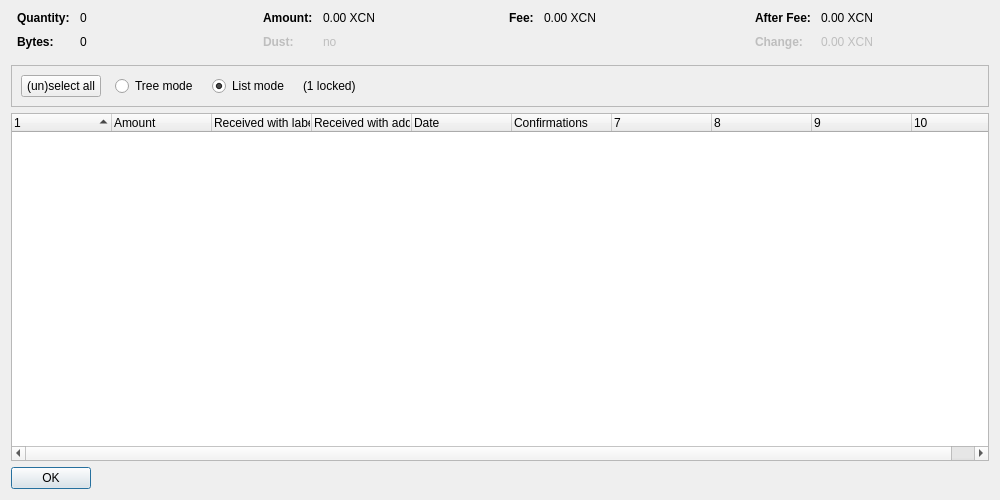
<?xml version="1.0" encoding="UTF-8"?>
<ui version="4.0">
 <class>CoinControlDialog</class>
 <widget class="QDialog" name="CoinControlDialog">
  <property name="geometry">
   <rect>
    <x>0</x>
    <y>0</y>
    <width>1000</width>
    <height>500</height>
   </rect>
  </property>
  <property name="windowTitle">
   <string>Coin Selection</string>
  </property>
  <layout class="QVBoxLayout" name="verticalLayout">
   <item>
    <layout class="QHBoxLayout" name="horizontalLayoutTop" stretch="0,0,0,0">
     <property name="topMargin">
      <number>0</number>
     </property>
     <property name="bottomMargin">
      <number>10</number>
     </property>
     <item>
      <layout class="QFormLayout" name="formLayoutCoinControl1">
       <property name="horizontalSpacing">
        <number>10</number>
       </property>
       <property name="verticalSpacing">
        <number>10</number>
       </property>
       <property name="leftMargin">
        <number>6</number>
       </property>
       <property name="rightMargin">
        <number>6</number>
       </property>
       <item row="0" column="0">
        <widget class="QLabel" name="labelCoinControlQuantityText">
         <property name="font">
          <font>
           <weight>75</weight>
           <bold>true</bold>
          </font>
         </property>
         <property name="text">
          <string>Quantity:</string>
         </property>
        </widget>
       </item>
       <item row="0" column="1">
        <widget class="QLabel" name="labelCoinControlQuantity">
         <property name="cursor">
          <cursorShape>IBeamCursor</cursorShape>
         </property>
         <property name="contextMenuPolicy">
          <enum>Qt::ActionsContextMenu</enum>
         </property>
         <property name="text">
          <string notr="true">0</string>
         </property>
         <property name="textInteractionFlags">
          <set>Qt::LinksAccessibleByMouse|Qt::TextSelectableByKeyboard|Qt::TextSelectableByMouse</set>
         </property>
        </widget>
       </item>
       <item row="1" column="0">
        <widget class="QLabel" name="labelCoinControlBytesText">
         <property name="font">
          <font>
           <weight>75</weight>
           <bold>true</bold>
          </font>
         </property>
         <property name="text">
          <string>Bytes:</string>
         </property>
        </widget>
       </item>
       <item row="1" column="1">
        <widget class="QLabel" name="labelCoinControlBytes">
         <property name="cursor">
          <cursorShape>IBeamCursor</cursorShape>
         </property>
         <property name="contextMenuPolicy">
          <enum>Qt::ActionsContextMenu</enum>
         </property>
         <property name="text">
          <string notr="true">0</string>
         </property>
         <property name="textInteractionFlags">
          <set>Qt::LinksAccessibleByMouse|Qt::TextSelectableByKeyboard|Qt::TextSelectableByMouse</set>
         </property>
        </widget>
       </item>
      </layout>
     </item>
     <item>
      <layout class="QFormLayout" name="formLayoutCoinControl2">
       <property name="horizontalSpacing">
        <number>10</number>
       </property>
       <property name="verticalSpacing">
        <number>10</number>
       </property>
       <property name="leftMargin">
        <number>6</number>
       </property>
       <property name="rightMargin">
        <number>6</number>
       </property>
       <item row="0" column="0">
        <widget class="QLabel" name="labelCoinControlAmountText">
         <property name="font">
          <font>
           <weight>75</weight>
           <bold>true</bold>
          </font>
         </property>
         <property name="text">
          <string>Amount:</string>
         </property>
        </widget>
       </item>
       <item row="0" column="1">
        <widget class="QLabel" name="labelCoinControlAmount">
         <property name="cursor">
          <cursorShape>IBeamCursor</cursorShape>
         </property>
         <property name="contextMenuPolicy">
          <enum>Qt::ActionsContextMenu</enum>
         </property>
         <property name="text">
          <string notr="true">0.00 XCN</string>
         </property>
         <property name="textInteractionFlags">
          <set>Qt::LinksAccessibleByMouse|Qt::TextSelectableByKeyboard|Qt::TextSelectableByMouse</set>
         </property>
        </widget>
       </item>
       <item row="1" column="0">
        <widget class="QLabel" name="labelCoinControlLowOutputText">
         <property name="enabled">
          <bool>false</bool>
         </property>
         <property name="font">
          <font>
           <weight>75</weight>
           <bold>true</bold>
          </font>
         </property>
         <property name="text">
          <string>Dust:</string>
         </property>
        </widget>
       </item>
       <item row="1" column="1">
        <widget class="QLabel" name="labelCoinControlLowOutput">
         <property name="enabled">
          <bool>false</bool>
         </property>
         <property name="cursor">
          <cursorShape>IBeamCursor</cursorShape>
         </property>
         <property name="contextMenuPolicy">
          <enum>Qt::ActionsContextMenu</enum>
         </property>
         <property name="text">
          <string notr="true">no</string>
         </property>
         <property name="textInteractionFlags">
          <set>Qt::LinksAccessibleByMouse|Qt::TextSelectableByKeyboard|Qt::TextSelectableByMouse</set>
         </property>
        </widget>
       </item>
      </layout>
     </item>
     <item>
      <layout class="QFormLayout" name="formLayoutCoinControl3">
       <property name="horizontalSpacing">
        <number>10</number>
       </property>
       <property name="verticalSpacing">
        <number>10</number>
       </property>
       <property name="leftMargin">
        <number>6</number>
       </property>
       <property name="rightMargin">
        <number>6</number>
       </property>
       <item row="0" column="0">
        <widget class="QLabel" name="labelCoinControlFeeText">
         <property name="font">
          <font>
           <weight>75</weight>
           <bold>true</bold>
          </font>
         </property>
         <property name="text">
          <string>Fee:</string>
         </property>
        </widget>
       </item>
       <item row="0" column="1">
        <widget class="QLabel" name="labelCoinControlFee">
         <property name="cursor">
          <cursorShape>IBeamCursor</cursorShape>
         </property>
         <property name="contextMenuPolicy">
          <enum>Qt::ActionsContextMenu</enum>
         </property>
         <property name="text">
          <string notr="true">0.00 XCN</string>
         </property>
         <property name="textInteractionFlags">
          <set>Qt::LinksAccessibleByMouse|Qt::TextSelectableByKeyboard|Qt::TextSelectableByMouse</set>
         </property>
        </widget>
       </item>
      </layout>
     </item>
     <item>
      <layout class="QFormLayout" name="formLayoutCoinControl4">
       <property name="horizontalSpacing">
        <number>10</number>
       </property>
       <property name="verticalSpacing">
        <number>10</number>
       </property>
       <property name="leftMargin">
        <number>6</number>
       </property>
       <property name="rightMargin">
        <number>6</number>
       </property>
       <item row="0" column="0">
        <widget class="QLabel" name="labelCoinControlAfterFeeText">
         <property name="font">
          <font>
           <weight>75</weight>
           <bold>true</bold>
          </font>
         </property>
         <property name="text">
          <string>After Fee:</string>
         </property>
        </widget>
       </item>
       <item row="0" column="1">
        <widget class="QLabel" name="labelCoinControlAfterFee">
         <property name="cursor">
          <cursorShape>IBeamCursor</cursorShape>
         </property>
         <property name="contextMenuPolicy">
          <enum>Qt::ActionsContextMenu</enum>
         </property>
         <property name="text">
          <string notr="true">0.00 XCN</string>
         </property>
         <property name="textInteractionFlags">
          <set>Qt::LinksAccessibleByMouse|Qt::TextSelectableByKeyboard|Qt::TextSelectableByMouse</set>
         </property>
        </widget>
       </item>
       <item row="1" column="0">
        <widget class="QLabel" name="labelCoinControlChangeText">
         <property name="enabled">
          <bool>false</bool>
         </property>
         <property name="font">
          <font>
           <weight>75</weight>
           <bold>true</bold>
          </font>
         </property>
         <property name="text">
          <string>Change:</string>
         </property>
        </widget>
       </item>
       <item row="1" column="1">
        <widget class="QLabel" name="labelCoinControlChange">
         <property name="enabled">
          <bool>false</bool>
         </property>
         <property name="cursor">
          <cursorShape>IBeamCursor</cursorShape>
         </property>
         <property name="contextMenuPolicy">
          <enum>Qt::ActionsContextMenu</enum>
         </property>
         <property name="text">
          <string notr="true">0.00 XCN</string>
         </property>
         <property name="textInteractionFlags">
          <set>Qt::LinksAccessibleByMouse|Qt::TextSelectableByKeyboard|Qt::TextSelectableByMouse</set>
         </property>
        </widget>
       </item>
      </layout>
     </item>
    </layout>
   </item>
   <item>
    <widget class="QFrame" name="frame">
     <property name="minimumSize">
      <size>
       <width>0</width>
       <height>40</height>
      </size>
     </property>
     <property name="frameShape">
      <enum>QFrame::StyledPanel</enum>
     </property>
     <property name="frameShadow">
      <enum>QFrame::Sunken</enum>
     </property>
     <layout class="QHBoxLayout" name="horizontalLayout">
      <item>
       <layout class="QHBoxLayout" name="horizontalLayoutPanel" stretch="0,0,0,0,0">
        <property name="spacing">
         <number>14</number>
        </property>
        <item>
         <widget class="QPushButton" name="pushButtonSelectAll">
          <property name="sizePolicy">
           <sizepolicy hsizetype="Maximum" vsizetype="Fixed">
            <horstretch>0</horstretch>
            <verstretch>0</verstretch>
           </sizepolicy>
          </property>
          <property name="text">
           <string>(un)select all</string>
          </property>
          <property name="autoDefault">
           <bool>false</bool>
          </property>
         </widget>
        </item>
        <item>
         <widget class="QRadioButton" name="radioTreeMode">
          <property name="sizePolicy">
           <sizepolicy hsizetype="Maximum" vsizetype="Fixed">
            <horstretch>0</horstretch>
            <verstretch>0</verstretch>
           </sizepolicy>
          </property>
          <property name="text">
           <string>Tree mode</string>
          </property>
         </widget>
        </item>
        <item>
         <widget class="QRadioButton" name="radioListMode">
          <property name="sizePolicy">
           <sizepolicy hsizetype="Maximum" vsizetype="Fixed">
            <horstretch>0</horstretch>
            <verstretch>0</verstretch>
           </sizepolicy>
          </property>
          <property name="text">
           <string>List mode</string>
          </property>
          <property name="checked">
           <bool>true</bool>
          </property>
         </widget>
        </item>
        <item>
         <widget class="QLabel" name="labelLocked">
          <property name="text">
           <string notr="true">(1 locked)</string>
          </property>
         </widget>
        </item>
        <item>
         <spacer name="horizontalSpacer">
          <property name="orientation">
           <enum>Qt::Horizontal</enum>
          </property>
          <property name="sizeHint" stdset="0">
           <size>
            <width>40</width>
            <height>20</height>
           </size>
          </property>
         </spacer>
        </item>
       </layout>
      </item>
     </layout>
    </widget>
   </item>
   <item>
    <widget class="CoinControlTreeWidget" name="treeWidget">
     <property name="contextMenuPolicy">
      <enum>Qt::CustomContextMenu</enum>
     </property>
     <property name="sortingEnabled">
      <bool>false</bool>
     </property>
     <property name="columnCount">
      <number>10</number>
     </property>
     <attribute name="headerShowSortIndicator" stdset="0">
      <bool>true</bool>
     </attribute>
     <attribute name="headerStretchLastSection">
      <bool>false</bool>
     </attribute>
     <column>
      <property name="text">
       <string/>
      </property>
     </column>
     <column>
      <property name="text">
       <string>Amount</string>
      </property>
     </column>
     <column>
      <property name="text">
       <string>Received with label</string>
      </property>
     </column>
     <column>
      <property name="text">
       <string>Received with address</string>
      </property>
     </column>
     <column>
      <property name="text">
       <string>Date</string>
      </property>
     </column>
     <column>
      <property name="text">
       <string>Confirmations</string>
      </property>
      <property name="toolTip">
       <string>Confirmed</string>
      </property>
     </column>
     <column>
      <property name="text">
       <string/>
      </property>
     </column>
     <column>
      <property name="text">
       <string/>
      </property>
     </column>
     <column>
      <property name="text">
       <string/>
      </property>
     </column>
     <column>
      <property name="text">
       <string/>
      </property>
     </column>
    </widget>
   </item>
   <item>
    <widget class="QDialogButtonBox" name="buttonBox">
     <property name="sizePolicy">
      <sizepolicy hsizetype="Maximum" vsizetype="Fixed">
       <horstretch>0</horstretch>
       <verstretch>0</verstretch>
      </sizepolicy>
     </property>
     <property name="orientation">
      <enum>Qt::Horizontal</enum>
     </property>
     <property name="standardButtons">
      <set>QDialogButtonBox::Ok</set>
     </property>
    </widget>
   </item>
  </layout>
 </widget>
 <customwidgets>
  <customwidget>
   <class>CoinControlTreeWidget</class>
   <extends>QTreeWidget</extends>
   <header>qt/coincontroltreewidget.h</header>
  </customwidget>
 </customwidgets>
 <resources/>
 <connections/>
</ui>
